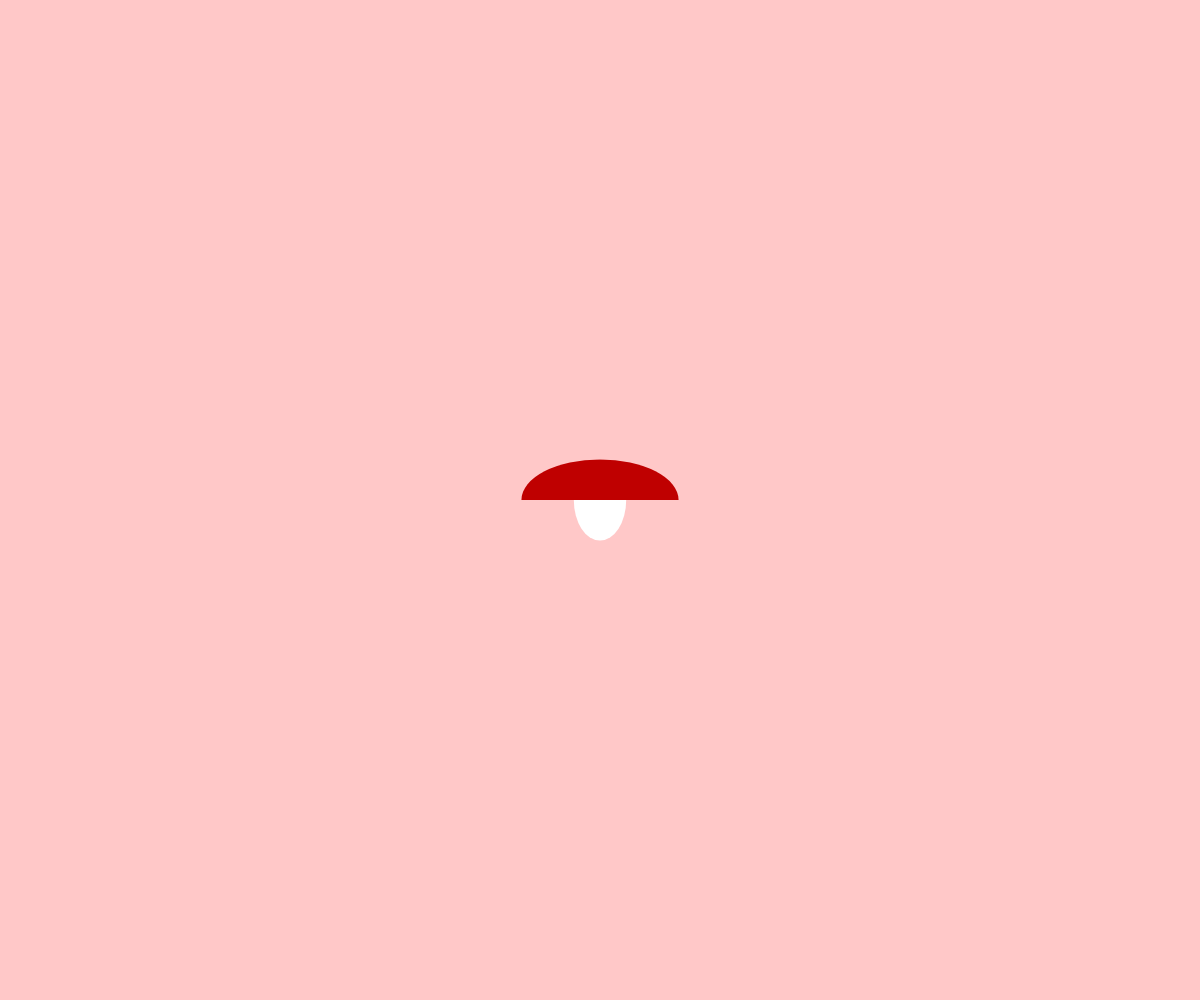
Frame 1 (no input)
Frame 60 (no input): identical to frame 1, image omitted
Frame 120 (the mouse pressed at the canvas centre since frame 60): identical to frame 1, image omitted

The p5.js sketch that drew this single still picture (run headless with seeded random() and noise() and a simulated clock; from frame 60 on, the mouse is pressed at the canvas centre):

// p5.js sketch
// ── sketch.js

function setup() {
  createCanvas(windowWidth, windowHeight);
  angleMode(DEGREES);
  noStroke();
  //frameRate(1);
  background(255,200,200);
  //variable for random width of mushroom
  let rw = random(50,200);
  //variable for random height of mushroom
  let rh = random(50,200);
  //variable for random red value
  let rr = random(0,255);
  mushroom(width/2,height/2,rw,rh,rr);
}

function draw() {
  
}

//function for drawing a mushroom. The arguments are x and y coordinate, width and height of mushroom and red colour value for the mushroom cap
function mushroom(x,y,w,h,r){
  //draw white ellipse for mushroom stype
  fill(255);
  ellipse(x,y,w/3,h);
  //draw mushroom cap
  fill(r,0,0);
  arc(x,y,w,h,180,0);
}

function mouseClicked(){
  //variable for random width of mushroom
  let rw = random(50,200);
  //variable for random height of mushroom
  let rh = random(50,200);
  //variable for random red value
  let rr = random(0,255);
  mushroom(mouseX,mouseY,rw,rh,rr);
}
